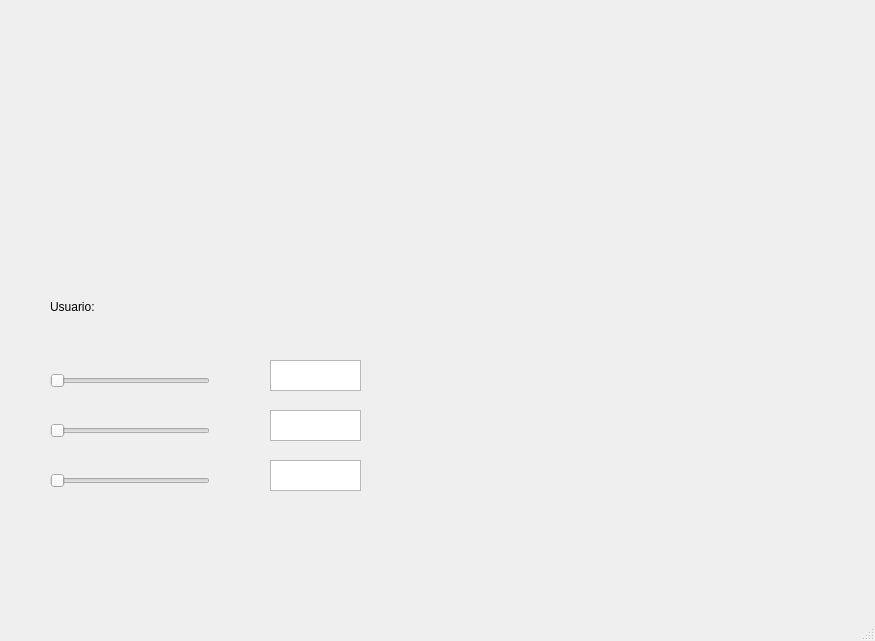
<?xml version="1.0" encoding="UTF-8"?>
<ui version="4.0">
 <class>MainWindow</class>
 <widget class="QMainWindow" name="MainWindow">
  <property name="geometry">
   <rect>
    <x>0</x>
    <y>0</y>
    <width>875</width>
    <height>641</height>
   </rect>
  </property>
  <property name="windowTitle">
   <string>MainWindow</string>
  </property>
  <widget class="QWidget" name="centralwidget">
   <widget class="QLabel" name="label">
    <property name="geometry">
     <rect>
      <x>40</x>
      <y>40</y>
      <width>151</width>
      <height>151</height>
     </rect>
    </property>
    <property name="text">
     <string/>
    </property>
    <property name="pixmap">
     <pixmap>../Imagenes/Xd.jpg</pixmap>
    </property>
    <property name="scaledContents">
     <bool>true</bool>
    </property>
   </widget>
   <widget class="QLabel" name="label_2">
    <property name="geometry">
     <rect>
      <x>690</x>
      <y>20</y>
      <width>151</width>
      <height>181</height>
     </rect>
    </property>
    <property name="text">
     <string/>
    </property>
    <property name="pixmap">
     <pixmap>../Imagenes/Xd.jpg</pixmap>
    </property>
    <property name="scaledContents">
     <bool>true</bool>
    </property>
   </widget>
   <widget class="QLabel" name="label_4">
    <property name="geometry">
     <rect>
      <x>690</x>
      <y>470</y>
      <width>161</width>
      <height>151</height>
     </rect>
    </property>
    <property name="text">
     <string/>
    </property>
    <property name="pixmap">
     <pixmap>../Imagenes/Xd.jpg</pixmap>
    </property>
    <property name="scaledContents">
     <bool>true</bool>
    </property>
   </widget>
   <widget class="QLabel" name="label_3">
    <property name="geometry">
     <rect>
      <x>50</x>
      <y>300</y>
      <width>47</width>
      <height>13</height>
     </rect>
    </property>
    <property name="text">
     <string>Usuario:</string>
    </property>
   </widget>
   <widget class="QLabel" name="label_5">
    <property name="geometry">
     <rect>
      <x>400</x>
      <y>240</y>
      <width>161</width>
      <height>151</height>
     </rect>
    </property>
    <property name="text">
     <string/>
    </property>
    <property name="pixmap">
     <pixmap>../Imagenes/Xd.jpg</pixmap>
    </property>
    <property name="scaledContents">
     <bool>true</bool>
    </property>
   </widget>
   <widget class="QSlider" name="horizontalSlider">
    <property name="geometry">
     <rect>
      <x>50</x>
      <y>370</y>
      <width>160</width>
      <height>22</height>
     </rect>
    </property>
    <property name="orientation">
     <enum>Qt::Horizontal</enum>
    </property>
   </widget>
   <widget class="QSlider" name="horizontalSlider_2">
    <property name="geometry">
     <rect>
      <x>50</x>
      <y>420</y>
      <width>160</width>
      <height>22</height>
     </rect>
    </property>
    <property name="orientation">
     <enum>Qt::Horizontal</enum>
    </property>
   </widget>
   <widget class="QSlider" name="horizontalSlider_3">
    <property name="geometry">
     <rect>
      <x>50</x>
      <y>470</y>
      <width>160</width>
      <height>22</height>
     </rect>
    </property>
    <property name="orientation">
     <enum>Qt::Horizontal</enum>
    </property>
   </widget>
   <widget class="QTextEdit" name="textEdit">
    <property name="geometry">
     <rect>
      <x>270</x>
      <y>360</y>
      <width>91</width>
      <height>31</height>
     </rect>
    </property>
   </widget>
   <widget class="QTextEdit" name="textEdit_2">
    <property name="geometry">
     <rect>
      <x>270</x>
      <y>410</y>
      <width>91</width>
      <height>31</height>
     </rect>
    </property>
   </widget>
   <widget class="QTextEdit" name="textEdit_3">
    <property name="geometry">
     <rect>
      <x>270</x>
      <y>460</y>
      <width>91</width>
      <height>31</height>
     </rect>
    </property>
   </widget>
  </widget>
  <widget class="QMenuBar" name="menubar">
   <property name="geometry">
    <rect>
     <x>0</x>
     <y>0</y>
     <width>875</width>
     <height>21</height>
    </rect>
   </property>
  </widget>
  <widget class="QStatusBar" name="statusbar"/>
 </widget>
 <resources>
  <include location="../Imagenes/Recursos.qrc"/>
 </resources>
 <connections/>
</ui>
